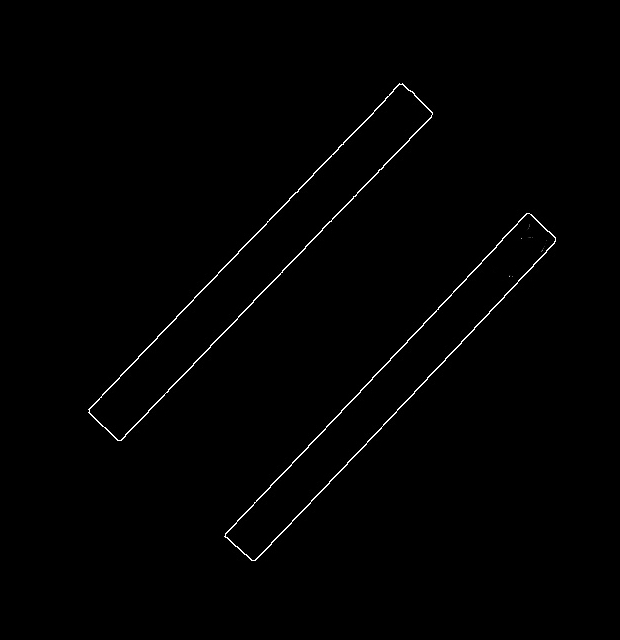
#> input picture Lab4/img_3.png, 620 x 640 px
$ python task4.py
#> lines starting #> are read from the running program, lines starting #| are printed output that depends on the picture; after the words box and inside, x2 and y2 are one past the last pixel; in counts of white or black regions, pixels touching at a corner belong together
import cv2
import numpy as np

def getSlopeOfLine(line):
    xDis = line[0][2] - line[0][0]
    if (xDis == 0):
        return None
    return (line[0][3] - line[0][1]) / xDis

if __name__ == '__main__':
    inputFileName = 'img_3.png'
    img = cv2.imread(inputFileName)
#> img is the input picture: shape (640, 620, 3); min 0, max 255, mean 1.8

    gray = cv2.cvtColor(img, cv2.COLOR_BGR2GRAY)

    lines = cv2.HoughLinesP(gray, 1, np.pi / 180, 100, 30, 2)
#> lines = 567 rows, first 6: [192, 364, 323, 229], [377, 374, 529, 211], [288, 199, 296, 191], [235, 254, 290, 199], [227, 259, 229, 257], [356, 394, 365, 384]

    parallelLines = []
    for a in lines:
        for b in lines:
            if a is not b:
                slopeA = getSlopeOfLine(b)
                slopeB = getSlopeOfLine(b)
                if slopeA is not None and slopeB is not None:
                    if 0 <= abs(slopeA - slopeB) <= 0.6:
                        parallelLines.append({'lineA': a, 'lineB': b})
#> this loop made 567 passes

    for pairs in parallelLines:
        lineA = pairs['lineA']
        lineB = pairs['lineB']

        leftx, boty, rightx, topy = lineA[0]
        cv2.line(img, (leftx, boty), (rightx, topy), (0, 0, 255), 2)
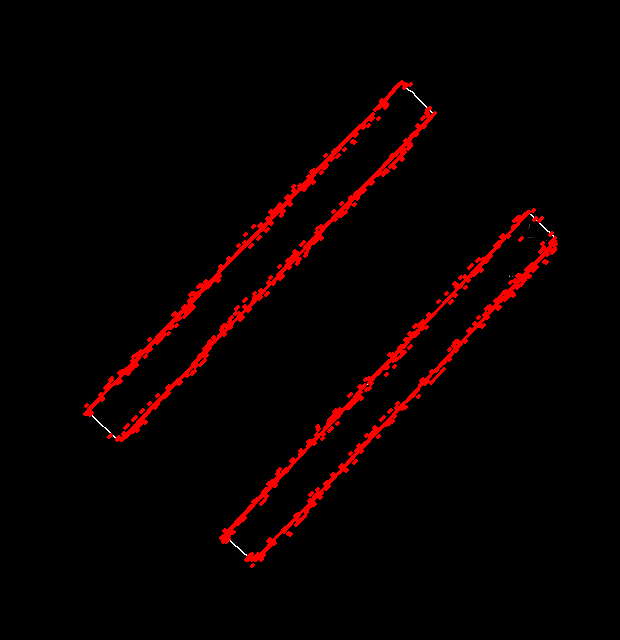
#> img: shape (640, 620, 3); 3.4% of pixels changed, all inside (x1, y1, x2, y2) = (83, 80, 558, 568)

    cv2.imshow('linesImg', img)
    cv2.waitKey(0)
